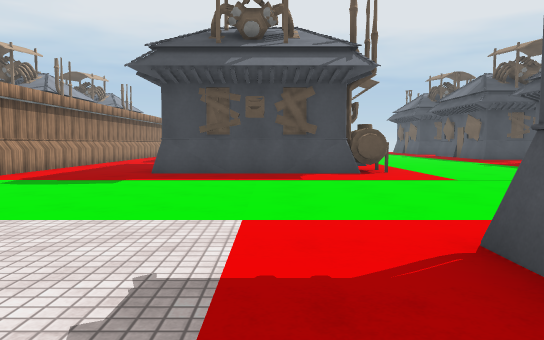
View 1 (above)

24 first-person views from a walk through a Unity game level. The camera is 1.3 m above the floor, tilts 4° down and sees 70° across. The floor is counted in squares, 2 m on a side. Each view is taken from the middle of a square. On the plan, view 1 faces up. The plan holds only what a view shows up to about 11 squares ahead; the rest is blank. The place goes on beyond the plan. Surface patterns are stand-ins for the level's own textures.

View 2
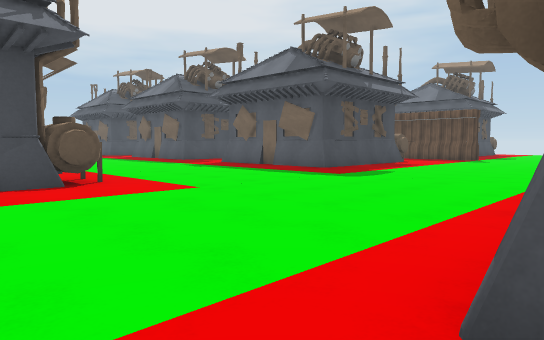

View 3
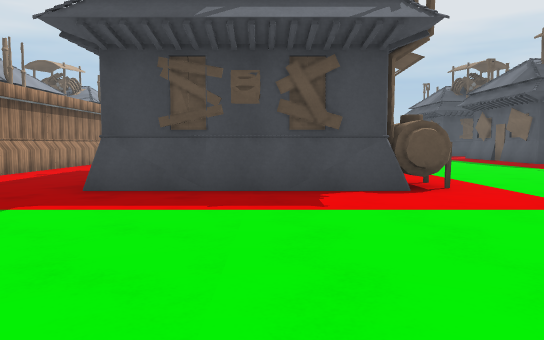

View 4
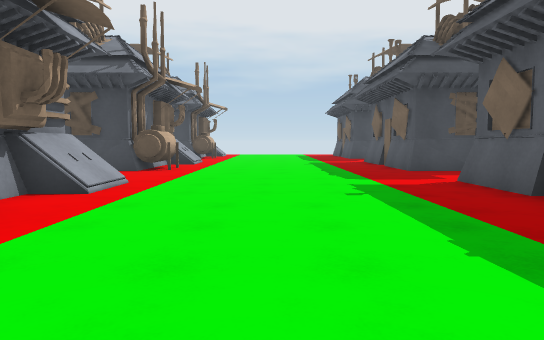

View 5
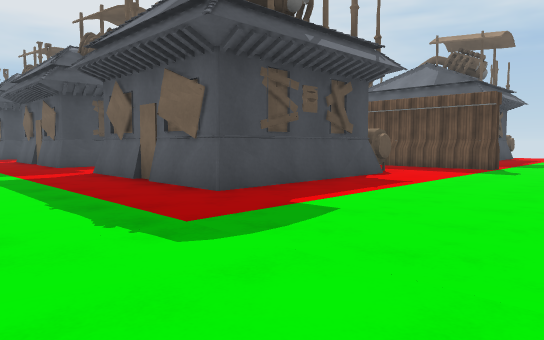

View 6
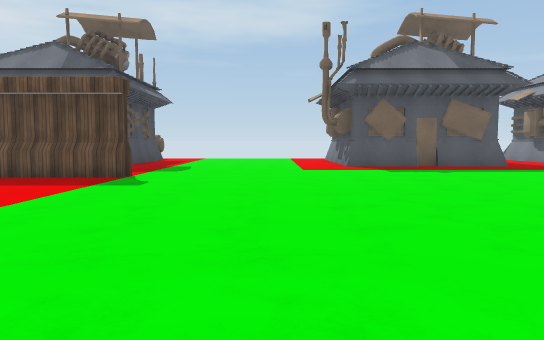

View 7
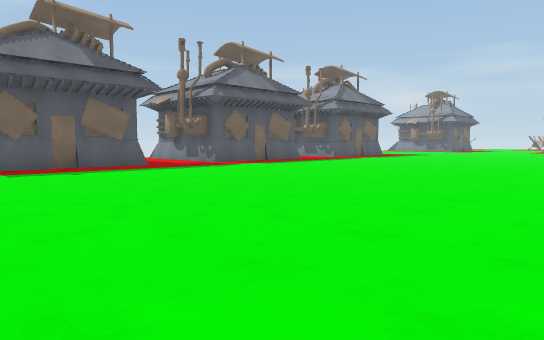

View 8
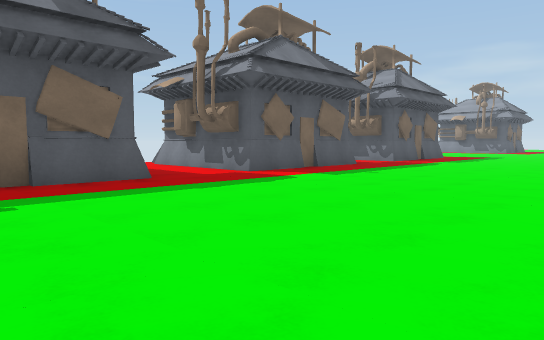

View 9
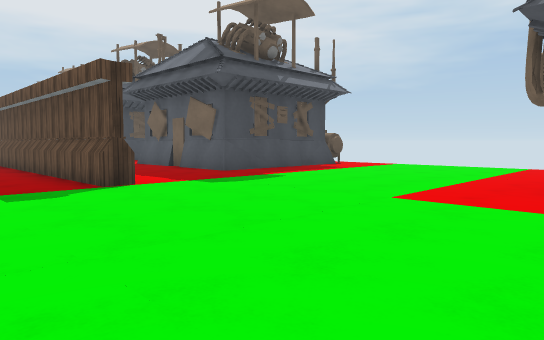

View 10
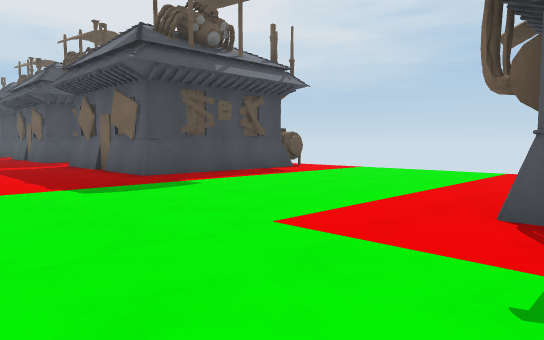

View 11
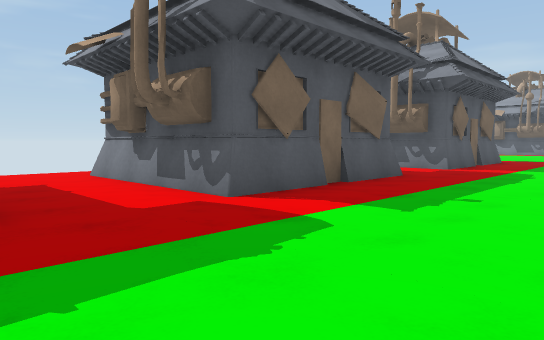

View 12
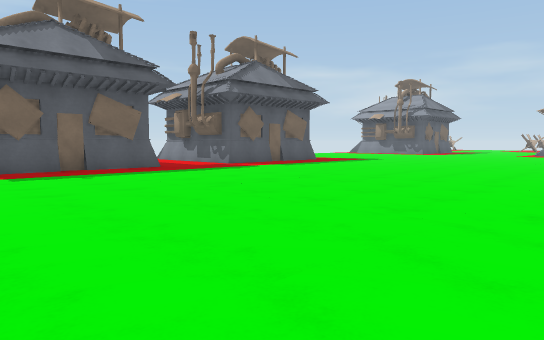

View 13
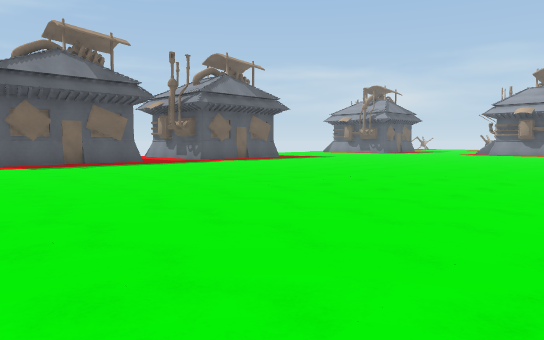

View 14
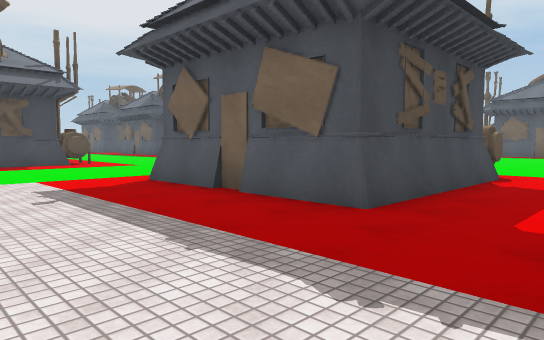

View 15
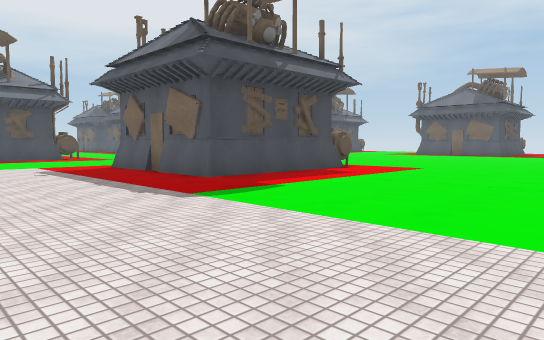

View 16
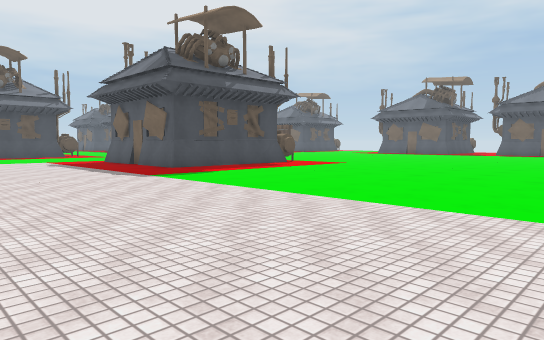

View 17
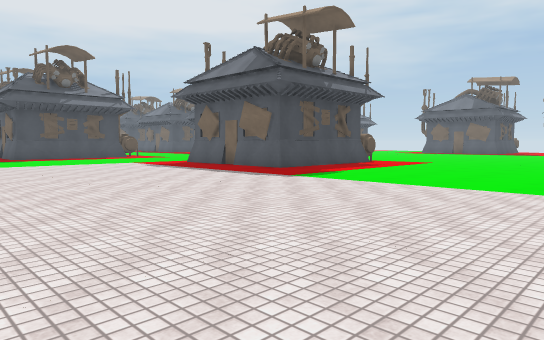

View 18
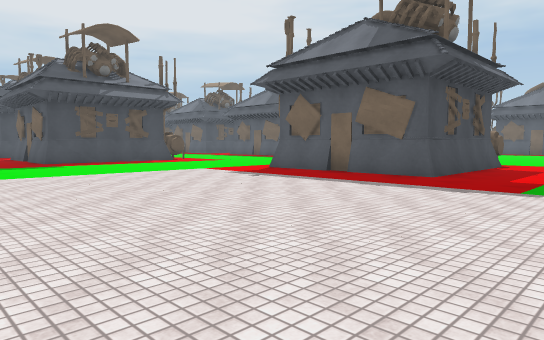

View 19
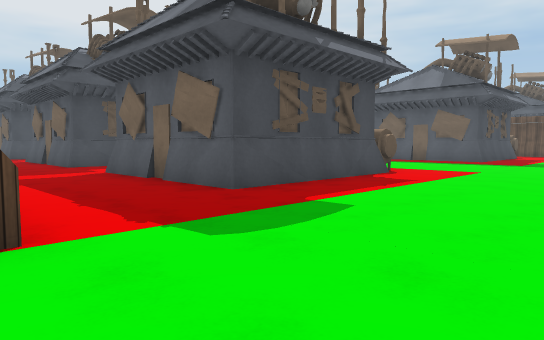

View 20
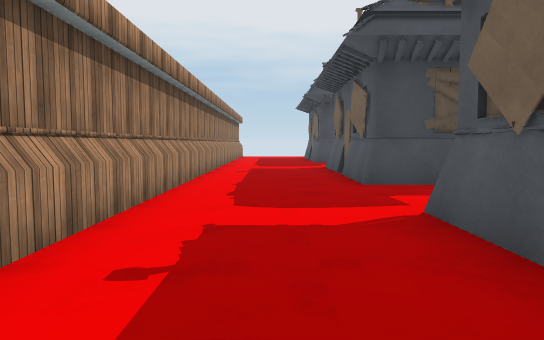

View 21
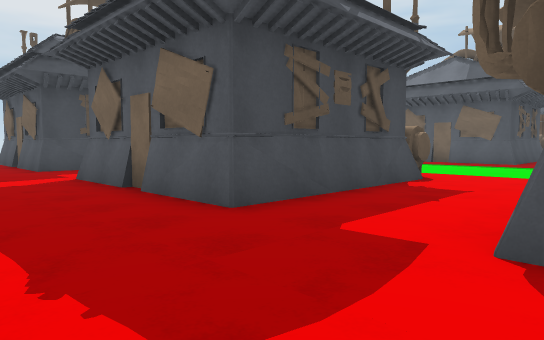

View 22
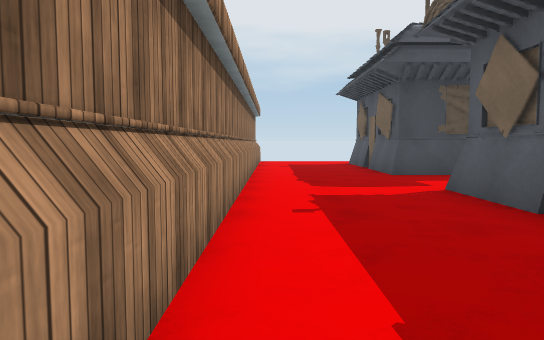

View 23
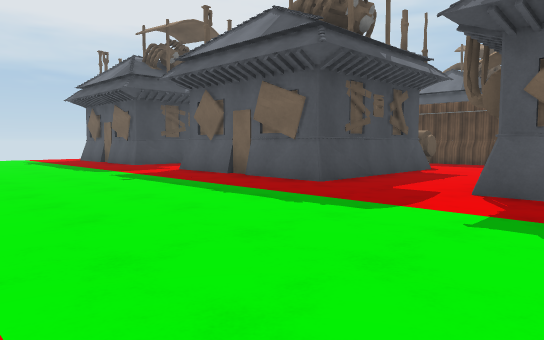

View 24
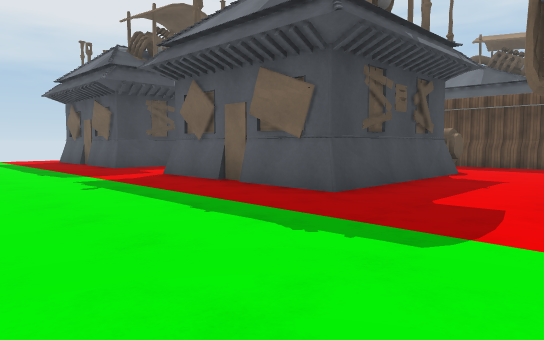

### Floor plan
Key: @ floor where view 1 was taken; # wall or solid block; . floor; / step, stairs or slope; H house.
Columns run from 6 left of view 1 to 24 right of it. Each row starts with its distance up from view 1.
 23 #...#   H  ....    H
 22 #...##  H  ....##  H
 21 #....      .....
 20 #....      .....
 19 #...#     .....
 18 #...#   H .....
 17 #...#   .......
 16 #...#   H......    H #
 15 #...HHHHH......HHHHH.#
 14 #....................#
 13 #..................  # ..
 12 #...#    ...../      # ..#
 11 #...#   H...../      # ..#
 10 #...#   ....../      # ..#
  9 #...####H...../### H.#...####H
  8 #............./////..#........
  7 #....................#.........
  6 ...............................
  5 ...............................
  4 ...............................
  3  ..............................
  2  .......#     ...........HHHH
  1  .......#     ...........#
  0  .....@.#     ...........#
 -1  .......#   H ...........#
 -2 ........HHHHH............#
 -3 ..............................
 -4 ...............................
 -5 .........................####H.
 -6 .........................#
 -7 .........................#
 -8 .........................#   H
 -9 .........................#   H
-10   .........  .............
-11   ....       .............
-12               ...........H#

Where each view was taken, in squares from view 1:
view 1: 0 up, 0 right, facing up
view 2: 2 up, 0 right, facing up-right
view 3: 3 up, 0 right, facing up
view 4: 6 up, 5 right, facing up
view 5: 4 up, 5 right, facing up-right
view 6: 4 up, 8 right, facing right
view 7: 3 up, 8 right, facing down-right
view 8: 1 up, 12 right, facing down-right
view 9: 1 up, 13 right, facing up-right
view 10: 1 up, 15 right, facing up-right
view 11: 2 down, 15 right, facing down-right
view 12: 4 down, 9 right, facing down-right
view 13: 3 down, 6 right, facing down-right
view 14: 4 down, 2 left, facing up-right
view 15: 8 down, 3 left, facing up-right
view 16: 11 down, 4 left, facing up-right
view 17: 9 down, 6 left, facing up-right
view 18: 5 down, 6 left, facing up-right
view 19: 4 up, 6 left, facing up-right
view 20: 9 up, 4 left, facing up
view 21: 12 up, 5 left, facing up-right
view 22: 14 up, 5 left, facing up
view 23: 11 up, 3 right, facing up-right
view 24: 12 up, 4 right, facing up-right
